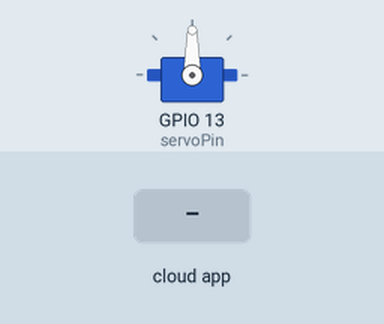
Bench run of a program on a simulated ESP32. Parts: servo. Inputs (shaded band) come from the test bench. WiFi joins after 1.5 s; servers stay silent unless stated; the Firebase database answers and starts empty; what the program prints to the serial monitor is not drawn.

Above: at 2.7 s.
2.8 s: the phone or cloud app sets is_locker_open to 1
At 5.6 s:
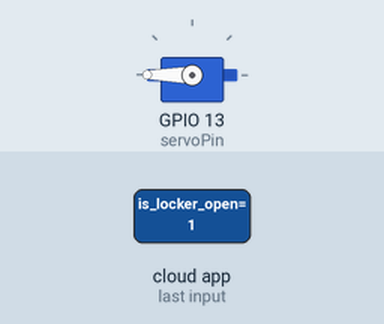
6.6 s: the phone or cloud app sets is_locker_open to 0
At 10.7 s:
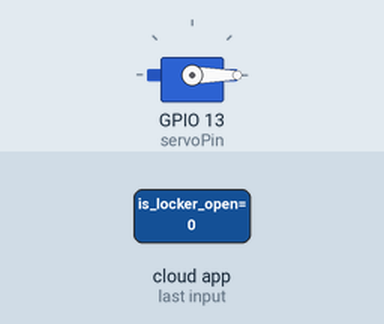
Timing chart, 0 to 12.2 s (numbered marks = the images above; inputs shaded):
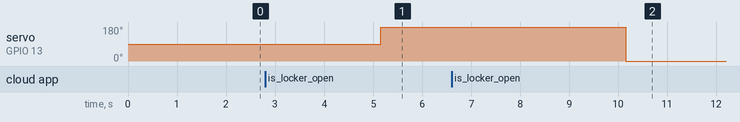

The program:

main.cpp
```cpp
#include <WiFi.h>
#include <FirebaseESP32.h>
#include <Servo.h>
#include <addons/RTDBHelper.h>

/* Define the WiFi credentials */
#define WIFI_SSID ""
#define WIFI_PASSWORD ""

/* Define the RTDB URL */
#define DATABASE_URL "https://alpha-beta-food-locker-default-rtdb.firebaseio.com" //<databaseName>.firebaseio.com or <databaseName>.<region>.firebasedatabase.app

/* Define the Firebase Data object */
FirebaseData fbdo;

/* Define the FirebaseAuth data for authentication data */
FirebaseAuth auth;

/* Define the FirebaseConfig data for config data */
FirebaseConfig config;

unsigned long dataMillis = 0;
int count = 0;

int servoPin = 13;
Servo doorServo;

void setup()
{
    Serial.begin(115200);

    doorServo.attach(servoPin);

    WiFi.begin(WIFI_SSID, WIFI_PASSWORD);
    Serial.print("Connecting to Wi-Fi");
    while (WiFi.status() != WL_CONNECTED)
    {
        Serial.print(".");
        delay(300);
    }
    Serial.println();
    Serial.print("Connected with IP: ");
    Serial.println(WiFi.localIP());
    Serial.println();

    Serial.printf("Firebase Client v%s\n\n", FIREBASE_CLIENT_VERSION);

    /* Assign the database URL(required) */
    config.database_url = DATABASE_URL;

    config.signer.test_mode = true;

    Firebase.reconnectWiFi(true);
    /* Initialize the library with the Firebase authen and config */
    Firebase.begin(&config, &auth);
}


void loop()
{
    int isLockerOpen = 0;
    if (millis() - dataMillis > 5000)
    {
        int pos = 0;
        dataMillis = millis();
        Serial.printf("Get int ref... %s\n", Firebase.getInt(fbdo, "/arduino/is_locker_open", &isLockerOpen) ? String(isLockerOpen).c_str() : fbdo.errorReason().c_str());
        if (isLockerOpen == 0) {
          Serial.println("Locker Closed!");
          pos = 0;
          doorServo.write(pos);
        } else if (isLockerOpen == 1) {
          Serial.println("Locker Open!");
          pos = 180;
          doorServo.write(pos);
        }
    }
}
```

Measured:
- after the input at 2.8 s, servo on GPIO 13 (servoPin): 90° → 180° after 2.4 s
- after the input at 6.6 s, servo on GPIO 13 (servoPin): 180° → 0° after 3.6 s
